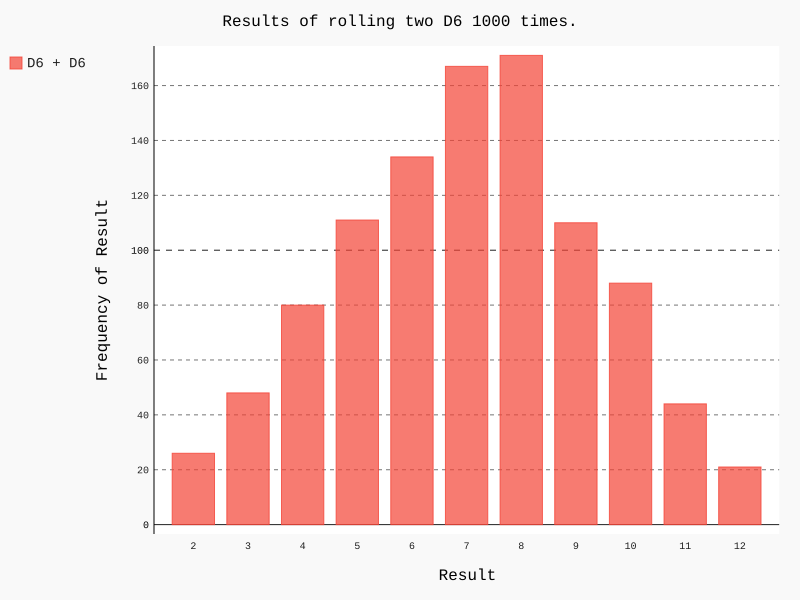

Recreate this plot in Python.
from die import Die
import pygal

die_1 = Die()
die_2 = Die()
results = []
for roll_num in range(1000):
	result = die_1.roll() + die_2.roll()
	results.append(result)

frequencies = []
max_result = die_1.num_sides + die_2.num_sides
for value in range(2, max_result + 1):
	frequency = results.count(value)
	frequencies.append(frequency)

hist = pygal.Bar()
hist.title = "Results of rolling two D6 1000 times."
hist.x_labels = ['2', '3', '4', '5', '6', '7', '8', '9', '10', '11', '12']
hist.x_title = "Result"
hist.y_title = "Frequency of Result"

hist.add('D6 + D6', frequencies)
hist.render_to_file('die_visual.svg')
